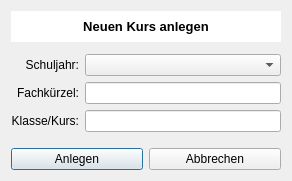
<?xml version="1.0" encoding="UTF-8"?>
<ui version="4.0">
 <class>KursAnlegen</class>
 <widget class="QDialog" name="KursAnlegen">
  <property name="windowModality">
   <enum>Qt::ApplicationModal</enum>
  </property>
  <property name="geometry">
   <rect>
    <x>0</x>
    <y>0</y>
    <width>292</width>
    <height>176</height>
   </rect>
  </property>
  <property name="windowTitle">
   <string>Kurs anlegen</string>
  </property>
  <property name="windowIcon">
   <iconset>
    <normaloff>kursbuch.ico</normaloff>kursbuch.ico</iconset>
  </property>
  <layout class="QGridLayout" name="gridLayout_4">
   <item row="0" column="0">
    <widget class="QLabel" name="label">
     <property name="minimumSize">
      <size>
       <width>0</width>
       <height>31</height>
      </size>
     </property>
     <property name="maximumSize">
      <size>
       <width>16777215</width>
       <height>31</height>
      </size>
     </property>
     <property name="font">
      <font>
       <pointsize>10</pointsize>
       <weight>75</weight>
       <bold>true</bold>
      </font>
     </property>
     <property name="styleSheet">
      <string notr="true">background-color: rgb(255, 255, 255);</string>
     </property>
     <property name="text">
      <string>Neuen Kurs anlegen</string>
     </property>
     <property name="alignment">
      <set>Qt::AlignCenter</set>
     </property>
     <property name="margin">
      <number>0</number>
     </property>
    </widget>
   </item>
   <item row="1" column="0">
    <layout class="QGridLayout" name="gridLayout">
     <property name="topMargin">
      <number>6</number>
     </property>
     <item row="0" column="0">
      <widget class="QLabel" name="label_3">
       <property name="text">
        <string>Schuljahr:</string>
       </property>
       <property name="alignment">
        <set>Qt::AlignRight|Qt::AlignTrailing|Qt::AlignVCenter</set>
       </property>
      </widget>
     </item>
     <item row="2" column="1">
      <widget class="QLineEdit" name="lineEditKlasse"/>
     </item>
     <item row="1" column="0">
      <widget class="QLabel" name="label_4">
       <property name="text">
        <string>Fachkürzel:</string>
       </property>
       <property name="alignment">
        <set>Qt::AlignRight|Qt::AlignTrailing|Qt::AlignVCenter</set>
       </property>
      </widget>
     </item>
     <item row="2" column="0">
      <widget class="QLabel" name="label_2">
       <property name="text">
        <string>Klasse/Kurs:</string>
       </property>
       <property name="alignment">
        <set>Qt::AlignRight|Qt::AlignTrailing|Qt::AlignVCenter</set>
       </property>
      </widget>
     </item>
     <item row="1" column="1">
      <widget class="QLineEdit" name="lineEditFachkrzl"/>
     </item>
     <item row="0" column="1">
      <widget class="QComboBox" name="comboBoxSchuljahr"/>
     </item>
    </layout>
   </item>
   <item row="2" column="0">
    <layout class="QHBoxLayout" name="horizontalLayout">
     <property name="topMargin">
      <number>10</number>
     </property>
     <item>
      <widget class="QPushButton" name="pushButtonAnlegen">
       <property name="text">
        <string>Anlegen</string>
       </property>
       <property name="default">
        <bool>true</bool>
       </property>
      </widget>
     </item>
     <item>
      <widget class="QPushButton" name="pushButtonAbbrechen">
       <property name="text">
        <string>Abbrechen</string>
       </property>
      </widget>
     </item>
    </layout>
   </item>
  </layout>
 </widget>
 <resources/>
 <connections/>
</ui>
